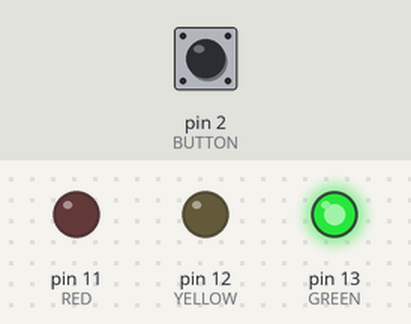
Recording of a sketch running on a simulated Arduino Uno, built with avr-gcc and run on an emulated ATmega328P. Shown: output pins drawn as LEDs (lit = HIGH). Inputs (shaded band) come from the test bench; at power-on: pin 2 (BUTTON) LOW.

Above: at 1.2 s.
1.3 s: pin 2 (BUTTON) pulled HIGH for 0.15 s
At 3.1 s:
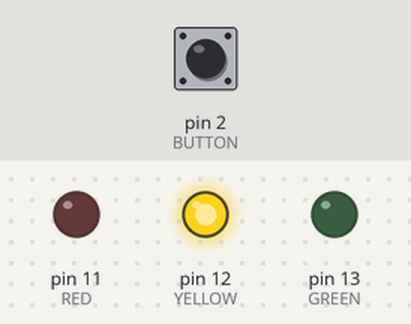
At 4.6 s:
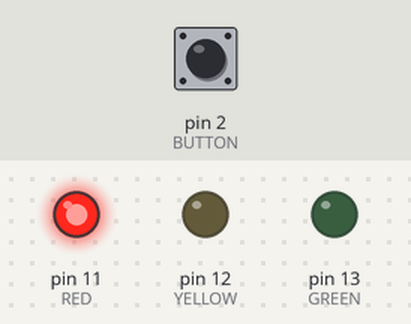
Timing chart, 0 to 10.4 s (numbered marks = the images above; inputs shaded):
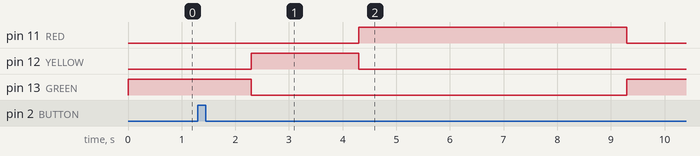

The sketch:

semaphore_pawn.ino
```cpp
#define GREEN 13
#define YELLOW 12
#define RED 11
#define BUTTON 2

void setup() {
  // put your setup code here, to run once:
  pinMode(GREEN, OUTPUT);
  pinMode(YELLOW, OUTPUT);
  pinMode(RED, OUTPUT);
  pinMode(BUTTON, INPUT);
  Serial.begin(9600);
  digitalWrite(GREEN, HIGH);
  digitalWrite(YELLOW, LOW);
  digitalWrite(RED, LOW);
}

void loop() {
  // put your main code here, to run repeatedly:
  if(digitalRead(BUTTON) == HIGH){
    delay(1000);
    digitalWrite(GREEN, LOW);
    digitalWrite(YELLOW, HIGH);
    delay(2000);
    digitalWrite(YELLOW, LOW);
    digitalWrite(RED, HIGH);
    delay(5000);
    digitalWrite(RED, LOW);
    digitalWrite(GREEN, HIGH);
  }
}
```

Measured:
- after the input at 1.3 s, pin 11 (RED): LOW → HIGH after 3.0 s, → LOW 5.0 s later; pin 12 (YELLOW): LOW → HIGH after 1.0 s, → LOW 2.0 s later; pin 13 (GREEN): HIGH → LOW after 1.0 s, → HIGH 7.0 s later
